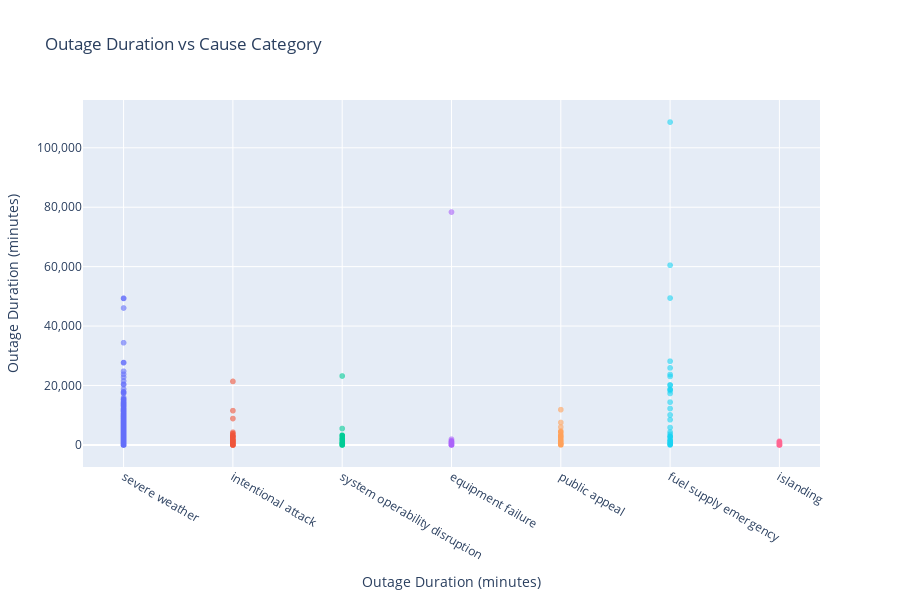

This figure's notebook cell:
### Code cell
outages_clean = outages_df.dropna(subset=['CLIMATE.REGION', 'OUTAGE.DURATION'])


ordered_regions = (outages_clean.groupby('CLIMATE.REGION')['OUTAGE.DURATION'].median().sort_values().index)

outages_clean['CLIMATE.REGION'] = pd.Categorical(outages_clean['CLIMATE.REGION'], categories = ordered_regions, ordered = True)

fig.update_yaxes(tickformat = ',', title = 'Outage Duration (minutes)')

fig.update_layout(showlegend=False)

fig.show()

### Figure 1 — Plotly figure (JSON) as saved in the notebook; plotly's stock layout.template omitted (floating-point values rounded to 4 significant figures; data arrays with more than 128 entries replaced by an {"elided": "..."} marker saying what was removed)
{"data": [{"hovertemplate": "CAUSE.CATEGORY=%{x}<br>OUTAGE.DURATION=%{y}<extra></extra>", "legendgroup": "severe weather", "marker": {"color": "#636efa", "opacity": 0.6, "symbol": "circle"}, "mode": "markers", "name": "severe weather", "showlegend": true, "type": "scattergl", "x": {"elided": "744 str values"}, "xaxis": "x", "y": {"elided": "744 int values"}, "yaxis": "y"}, {"hovertemplate": "CAUSE.CATEGORY=%{x}<br>OUTAGE.DURATION=%{y}<extra></extra>", "legendgroup": "intentional attack", "marker": {"color": "#EF553B", "opacity": 0.6, "symbol": "circle"}, "mode": "markers", "name": "intentional attack", "showlegend": true, "type": "scattergl", "x": {"elided": "403 str values"}, "xaxis": "x", "y": {"elided": "403 int values"}, "yaxis": "y"}, {"hovertemplate": "CAUSE.CATEGORY=%{x}<br>OUTAGE.DURATION=%{y}<extra></extra>", "legendgroup": "system operability disruption", "marker": {"color": "#00cc96", "opacity": 0.6, "symbol": "circle"}, "mode": "markers", "name": "system operability disruption", "showlegend": true, "type": "scattergl", "x": ["system operability disruption", "system operability disruption", "system operability disruption", "system operability disruption", "system operability disruption", "system operability disruption", "system operability disruption", "system operability disruption", "system operability disruption", "system operability disruption", "system operability disruption", "system operability disruption", "system operability disruption", "system operability disruption", "system operability disruption", "system operability disruption", "system operability disruption", "system operability disruption", "system operability disruption", "system operability disruption", "system operability disruption", "system operability disruption", "system operability disruption", "system operability disruption", "system operability disruption", "system operability disruption", "system operability disruption", "system operability disruption", "system operability disruption", "system operability disruption", "system operability disruption", "system operability disruption", "system operability disruption", "system operability disruption", "system operability disruption", "system operability disruption", "system operability disruption", "system operability disruption", "system operability disruption", "system operability disruption", "system operability disruption", "system operability disruption", "system operability disruption", "system operability disruption", "system operability disruption", "system operability disruption", "system operability disruption", "system operability disruption", "system operability disruption", "system operability disruption", "system operability disruption", "system operability disruption", "system operability disruption", "system operability disruption", "system operability disruption", "system operability disruption", "system operability disruption", "system operability disruption", "system operability disruption", "system operability disruption", "system operability disruption", "system operability disruption", "system operability disruption", "system operability disruption", "system operability disruption", "system operability disruption", "system operability disruption", "system operability disruption", "system operability disruption", "system operability disruption", "system operability disruption", "system operability disruption", "system operability disruption", "system operability disruption", "system operability disruption", "system operability disruption", "system operability disruption", "system operability disruption", "system operability disruption", "system operability disruption", "system operability disruption", "system operability disruption", "system operability disruption", "system operability disruption", "system operability disruption", "system operability disruption", "system operability disruption", "system operability disruption", "system operability disruption", "system operability disruption", "system operability disruption", "system operability disruption", "system operability disruption", "system operability disruption", "system operability disruption", "system operability disruption", "system operability disruption", "system operability disruption", "system operability disruption", "system operability disruption", "system operability disruption", "system operability disruption", "system operability disruption", "system operability disruption", "system operability disruption", "system operability disruption", "system operability disruption", "system operability disruption", "system operability disruption", "system operability disruption", "system operability disruption", "system operability disruption", "system operability disruption", "system operability disruption", "system operability disruption", "system operability disruption", "system operability disruption", "system operability disruption", "system operability disruption", "system operability disruption", "system operability disruption", "system operability disruption", "system operability disruption"], "xaxis": "x", "y": [19, 21, 3051, 2085, 2694, 373, 868, 189, 3000, 766, 245, 3255, 757, 0, 271, 2159, 70, 1697, 95, 121, 63, 167, 130, 550, 1440, 65, 65, 6, 35, 23187, 300, 25, 554, 215, 304, 380, 278, 204, 871, 3137, 352, 45, 195, 129, 0, 42, 132, 1365, 65, 681, 191, 1732, 5513, 21, 50, 48, 3180, 2129, 732, 420, 355, 52, 230, 155, 372, 91, 152, 38, 61, 90, 52, 816, 155, 171, 177, 32, 55, 64, 56, 33, 334, 230, 316, 336, 25, 250, 249, 133, 2055, 451, 199, 1524, 39, 47, 161, 234, 40, 213, 761, 124, 245, 1008, 13, 108, 141, 959, 1835, 89, 236, 326, 759, 241, 0, 31, 103, 284, 391, 439, 5, 237, 224, 95, 220], "yaxis": "y"}, {"hovertemplate": "CAUSE.CATEGORY=%{x}<br>OUTAGE.DURATION=%{y}<extra></extra>", "legendgroup": "equipment failure", "marker": {"color": "#ab63fa", "opacity": 0.6, "symbol": "circle"}, "mode": "markers", "name": "equipment failure", "showlegend": true, "type": "scattergl", "x": ["equipment failure", "equipment failure", "equipment failure", "equipment failure", "equipment failure", "equipment failure", "equipment failure", "equipment failure", "equipment failure", "equipment failure", "equipment failure", "equipment failure", "equipment failure", "equipment failure", "equipment failure", "equipment failure", "equipment failure", "equipment failure", "equipment failure", "equipment failure", "equipment failure", "equipment failure", "equipment failure", "equipment failure", "equipment failure", "equipment failure", "equipment failure", "equipment failure", "equipment failure", "equipment failure", "equipment failure", "equipment failure", "equipment failure", "equipment failure", "equipment failure", "equipment failure", "equipment failure", "equipment failure", "equipment failure", "equipment failure", "equipment failure", "equipment failure", "equipment failure", "equipment failure", "equipment failure", "equipment failure", "equipment failure", "equipment failure", "equipment failure", "equipment failure", "equipment failure", "equipment failure", "equipment failure", "equipment failure", "equipment failure"], "xaxis": "x", "y": [762, 46, 761, 78377, 168, 600, 186, 318, 39, 885, 1, 149, 1204, 35, 1, 418, 100, 376, 652, 15, 200, 159, 50, 494, 0, 7, 227, 295, 182, 221, 1419, 396, 437, 84, 202, 945, 155, 749, 159, 871, 164, 854, 179, 182, 829, 64, 1080, 269, 125, 230, 620, 909, 1914, 105, 61], "yaxis": "y"}, {"hovertemplate": "CAUSE.CATEGORY=%{x}<br>OUTAGE.DURATION=%{y}<extra></extra>", "legendgroup": "public appeal", "marker": {"color": "#FFA15A", "opacity": 0.6, "symbol": "circle"}, "mode": "markers", "name": "public appeal", "showlegend": true, "type": "scattergl", "x": ["public appeal", "public appeal", "public appeal", "public appeal", "public appeal", "public appeal", "public appeal", "public appeal", "public appeal", "public appeal", "public appeal", "public appeal", "public appeal", "public appeal", "public appeal", "public appeal", "public appeal", "public appeal", "public appeal", "public appeal", "public appeal", "public appeal", "public appeal", "public appeal", "public appeal", "public appeal", "public appeal", "public appeal", "public appeal", "public appeal", "public appeal", "public appeal", "public appeal", "public appeal", "public appeal", "public appeal", "public appeal", "public appeal", "public appeal", "public appeal", "public appeal", "public appeal", "public appeal", "public appeal", "public appeal", "public appeal", "public appeal", "public appeal", "public appeal", "public appeal", "public appeal", "public appeal", "public appeal", "public appeal", "public appeal", "public appeal", "public appeal", "public appeal", "public appeal", "public appeal", "public appeal", "public appeal", "public appeal", "public appeal", "public appeal", "public appeal", "public appeal", "public appeal", "public appeal"], "xaxis": "x", "y": [2700, 388, 1078, 1195, 225, 480, 197, 402, 220, 455, 224, 240, 210, 240, 990, 6000, 7540, 394, 45, 330, 120, 248, 2275, 4680, 420, 3120, 2400, 300, 2775, 2775, 2775, 2775, 430, 1755, 510, 557, 300, 467, 430, 300, 2880, 4320, 4320, 4320, 247, 1560, 3301, 420, 140, 554, 89, 75, 11867, 300, 206, 270, 2880, 3314, 414, 62, 1337, 30, 159, 1381, 300, 431, 913, 1548, 720], "yaxis": "y"}, {"hovertemplate": "CAUSE.CATEGORY=%{x}<br>OUTAGE.DURATION=%{y}<extra></extra>", "legendgroup": "fuel supply emergency", "marker": {"color": "#19d3f3", "opacity": 0.6, "symbol": "circle"}, "mode": "markers", "name": "fuel supply emergency", "showlegend": true, "type": "scattergl", "x": ["fuel supply emergency", "fuel supply emergency", "fuel supply emergency", "fuel supply emergency", "fuel supply emergency", "fuel supply emergency", "fuel supply emergency", "fuel supply emergency", "fuel supply emergency", "fuel supply emergency", "fuel supply emergency", "fuel supply emergency", "fuel supply emergency", "fuel supply emergency", "fuel supply emergency", "fuel supply emergency", "fuel supply emergency", "fuel supply emergency", "fuel supply emergency", "fuel supply emergency", "fuel supply emergency", "fuel supply emergency", "fuel supply emergency", "fuel supply emergency", "fuel supply emergency", "fuel supply emergency", "fuel supply emergency", "fuel supply emergency", "fuel supply emergency", "fuel supply emergency", "fuel supply emergency", "fuel supply emergency", "fuel supply emergency", "fuel supply emergency", "fuel supply emergency", "fuel supply emergency", "fuel supply emergency", "fuel supply emergency"], "xaxis": "x", "y": [108653, 8468, 18660, 104, 20160, 1440, 20160, 12240, 2761, 1, 1440, 23700, 17310, 10080, 25920, 3600, 5850, 23040, 18717, 255, 2355, 18240, 14400, 60480, 28170, 540, 370, 660, 4320, 49427, 1260, 865, 2880, 324, 900, 76, 2891, 1676], "yaxis": "y"}, {"hovertemplate": "CAUSE.CATEGORY=%{x}<br>OUTAGE.DURATION=%{y}<extra></extra>", "legendgroup": "islanding", "marker": {"color": "#FF6692", "opacity": 0.6, "symbol": "circle"}, "mode": "markers", "name": "islanding", "showlegend": true, "type": "scattergl", "x": ["islanding", "islanding", "islanding", "islanding", "islanding", "islanding", "islanding", "islanding", "islanding", "islanding", "islanding", "islanding", "islanding", "islanding", "islanding", "islanding", "islanding", "islanding", "islanding", "islanding", "islanding", "islanding", "islanding", "islanding", "islanding", "islanding", "islanding", "islanding", "islanding", "islanding", "islanding", "islanding", "islanding", "islanding", "islanding", "islanding", "islanding", "islanding", "islanding", "islanding", "islanding", "islanding", "islanding", "islanding"], "xaxis": "x", "y": [1, 233, 96, 47, 19, 21, 180, 56, 13, 1254, 144, 3, 270, 26, 797, 12, 195, 1, 15, 223, 268, 14, 400, 44, 26, 98, 135, 50, 53, 5, 157, 11, 1035, 251, 122, 214, 193, 3, 32, 984, 881, 2, 59, 181], "yaxis": "y"}], "layout": {"height": 600, "legend": {"title": {"text": "CAUSE.CATEGORY"}, "tracegroupgap": 0}, "showlegend": false, "title": {"text": "Outage Duration vs Cause Category"}, "xaxis": {"anchor": "y", "categoryarray": ["severe weather", "intentional attack", "system operability disruption", "equipment failure", "public appeal", "fuel supply emergency", "islanding"], "categoryorder": "array", "domain": [0, 1], "tickformat": ",", "title": {"text": "Outage Duration (minutes)"}}, "yaxis": {"anchor": "x", "domain": [0, 1], "tickformat": ",", "title": {"text": "Outage Duration (minutes)"}}}}
